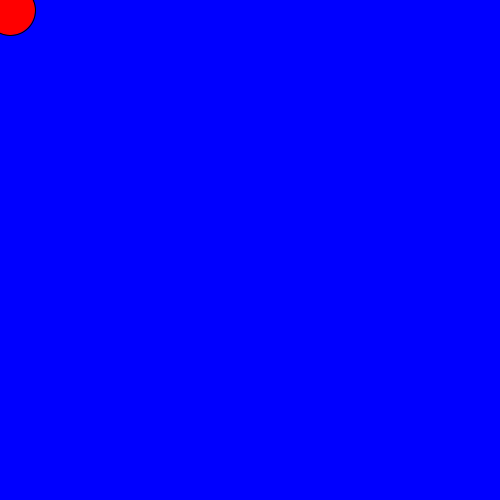
Frame 1 (no input)
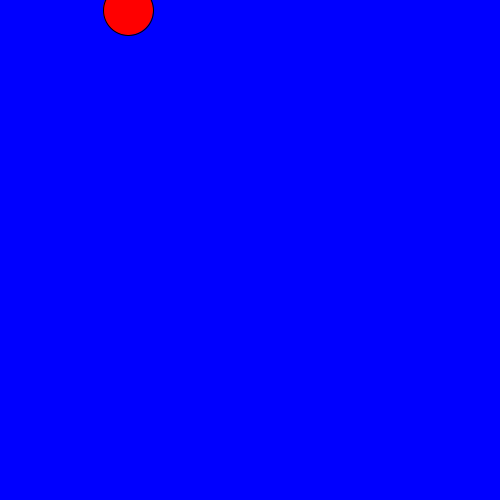
Frame 60 (the mouse pressed at the canvas centre just before this capture)
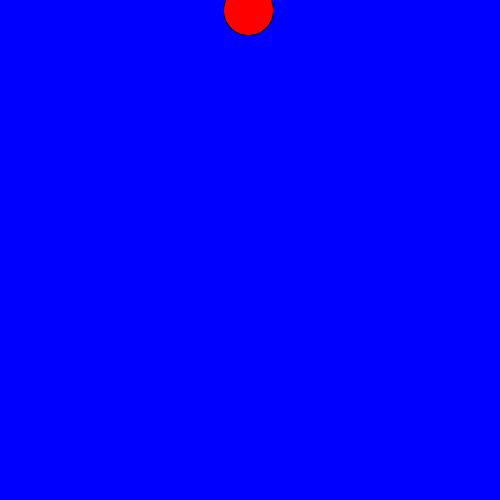
Frame 120 (the mouse held since frame 60 and released just before this capture)

The Processing sketch that drew these frames (run headless with seeded random() and noise(); from frame 60 on, the mouse is pressed at the canvas centre):

// Processing sketch: sketch_160725b
// ── sketch_160725b.pde
int xp=10;
int speed=1;
void setup() {
  size(500,500);
  background(0,0,255);
  
}

void draw() {
  background(0,0,255);
  fill(255,0,0);
  ellipse(xp,10,50,50);
  xp=xp+2;
  if(xp>500){
    speed=speed*-1;
  
  }
  
}
